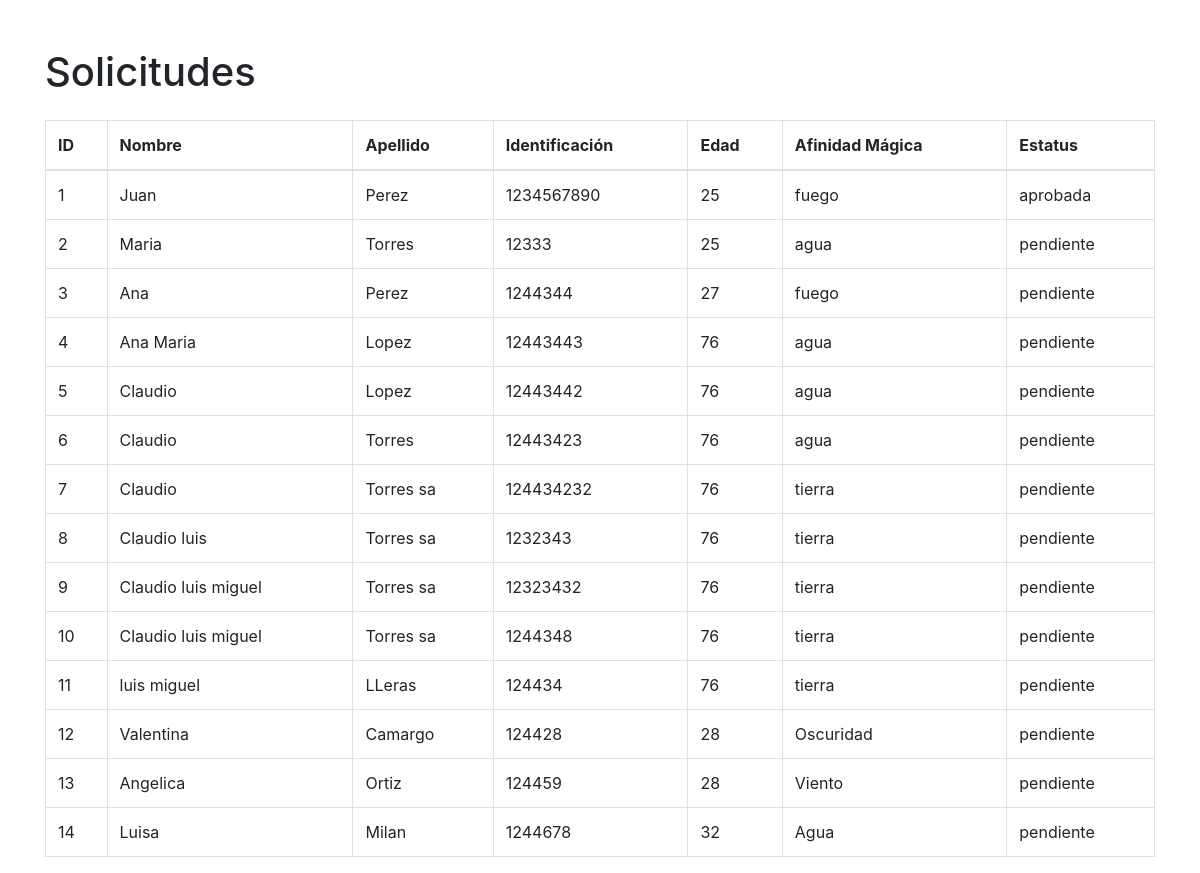
Before: / with the older database file.
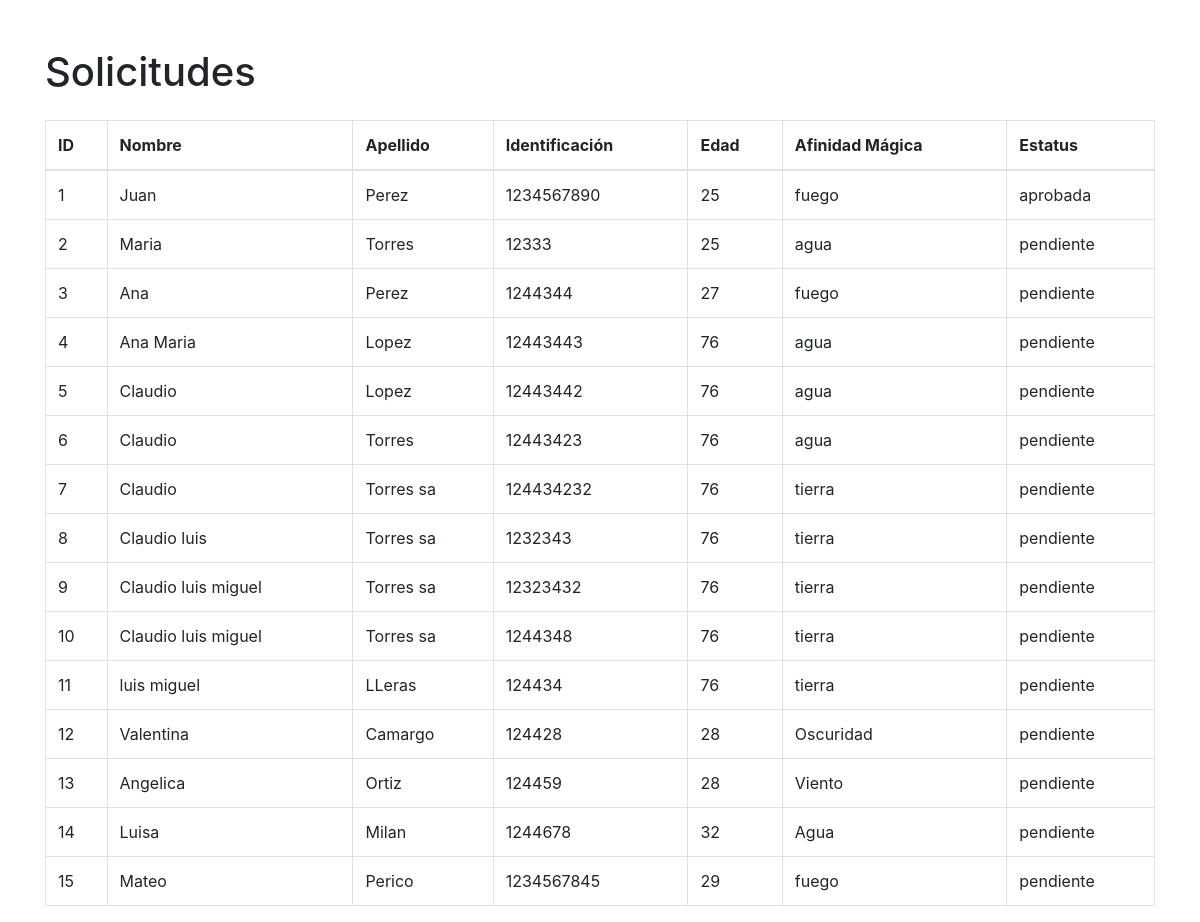
After: the same page with the newer database file.
### models.py (models this page shows, shortened)
class Solicitud(db.Model):
    id = db.Column(db.Integer, primary_key=True)
    nombre = db.Column(db.String(20), nullable=False)
    apellido = db.Column(db.String(20), nullable=False)
    identificacion = db.Column(db.String(10), nullable=False, unique=True)
    edad = db.Column(db.Integer, nullable=False)
    afinidad_magica = db.Column(db.String(20), nullable=False)
    estatus = db.Column(db.String(20), default="pendiente")

### app.py (the view)
@app.route('/')
def index():
    solicitudes = Solicitud.query.all()
    return render_template('index.html', solicitudes=solicitudes)

### templates/index.html (shortened to what this page needs)
<!DOCTYPE html>
<html lang="en">
<head>
    <link rel="stylesheet" href="https://cdnjs.cloudflare.com/ajax/libs/bootstrap/4.5.2/css/bootstrap.min.css">
</head>
<body>
    <div class="container mt-5">
        <h1 class="mb-4">Solicitudes</h1>
        <table class="table table-bordered">
            <thead>
                <tr>
                    <th>ID</th>
                    <th>Nombre</th>
                    <th>Apellido</th>
                    <th>Identificación</th>
                    <th>Edad</th>
                    <th>Afinidad Mágica</th>
                    <th>Estatus</th>
                </tr>
            </thead>
            <tbody>
                {% for solicitud in solicitudes %}
                <tr>
                    <td>{{ solicitud.id }}</td>
                    <td>{{ solicitud.nombre }}</td>
                    <td>{{ solicitud.apellido }}</td>
                    <td>{{ solicitud.identificacion }}</td>
                    <td>{{ solicitud.edad }}</td>
                    <td>{{ solicitud.afinidad_magica }}</td>
                    <td>{{ solicitud.estatus }}</td>
                </tr>
                {% endfor %}
            </tbody>
        </table>
    </div>
</body>
</html>

Changed rows visible on the page:
added Solicitud: id "15", nombre "Mateo", apellido "Perico", identificacion "1234567845", edad "29", afinidad_magica "fuego", estatus "pendiente"
